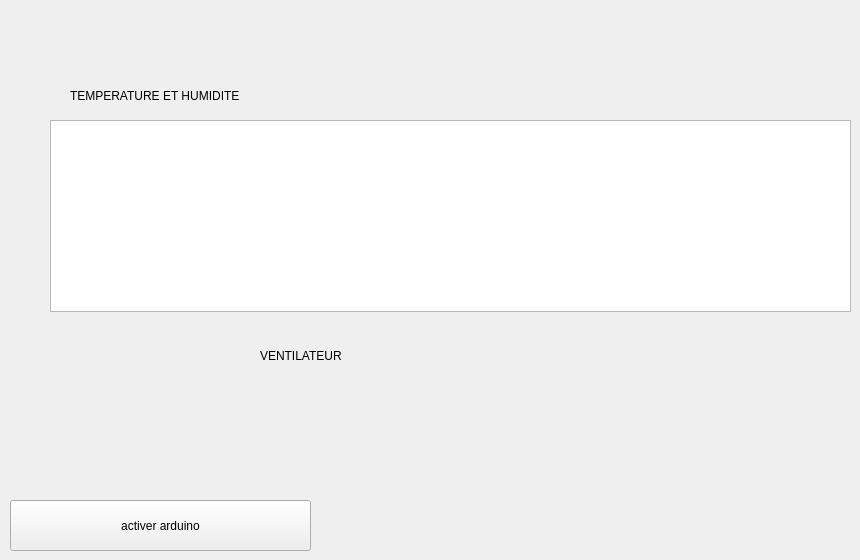
        <widget class="QWidget" name="tab_39">
         <attribute name="title">
          <string>Gestion de température et d'humidité</string>
         </attribute>
         <widget class="QTableView" name="tableView_9">
          <property name="geometry">
           <rect>
            <x>50</x>
            <y>120</y>
            <width>801</width>
            <height>192</height>
           </rect>
          </property>
         </widget>
         <widget class="QLabel" name="label_132">
          <property name="geometry">
           <rect>
            <x>70</x>
            <y>70</y>
            <width>761</width>
            <height>51</height>
           </rect>
          </property>
          <property name="styleSheet">
           <string notr="true">font: 36pt &quot;Segoe UI&quot;;</string>
          </property>
          <property name="text">
           <string>TEMPERATURE ET HUMIDITE</string>
          </property>
         </widget>
         <widget class="QLabel" name="label_133">
          <property name="geometry">
           <rect>
            <x>260</x>
            <y>330</y>
            <width>391</width>
            <height>51</height>
           </rect>
          </property>
          <property name="styleSheet">
           <string notr="true">font: 36pt &quot;Segoe UI&quot;;</string>
          </property>
          <property name="text">
           <string>VENTILATEUR</string>
          </property>
         </widget>
         <widget class="QPushButton" name="arduinoM_M">
          <property name="geometry">
           <rect>
            <x>10</x>
            <y>500</y>
            <width>301</width>
            <height>51</height>
           </rect>
          </property>
          <property name="text">
           <string>activer arduino</string>
          </property>
         </widget>
        </widget>
